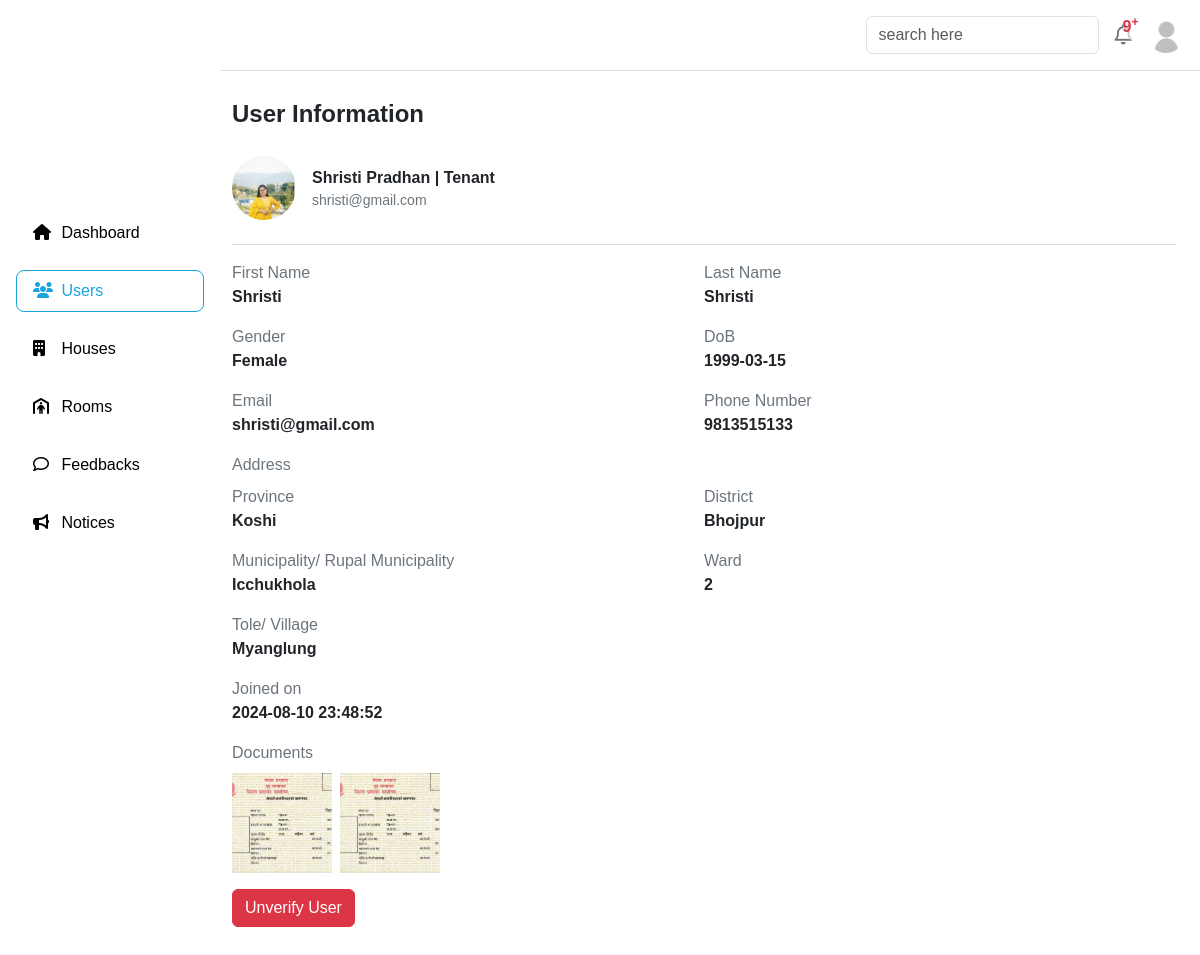
Page /admin/user-detail/2 on the committed database.
### tables this page shows
CREATE TABLE `user_tb` (
  `user_id` int(11) NOT NULL,
  `first_name` varchar(12) NOT NULL,
  `last_name` varchar(15) NOT NULL,
  `gender` varchar(7) NOT NULL,
  `dob` date NOT NULL,
  `email` varchar(254) NOT NULL,
  `password` varchar(255) NOT NULL,
  `phone_number` varchar(15) NOT NULL,
  `province` varchar(20) NOT NULL,
  `district` varchar(20) NOT NULL,
  `municipality_rural` varchar(40) NOT NULL,
  `ward` int(11) NOT NULL,
  `tole_village` varchar(30) NOT NULL,
  `role` varchar(9) NOT NULL,
  `profile_photo` varchar(250) NOT NULL,
  `kyc_front` varchar(250) NOT NULL,
  `kyc_back` varchar(250) NOT NULL,
  `registration_date` datetime NOT NULL,
  `flag` varchar(10) DEFAULT NULL
);

### classes/user.php (called while the page is built, shortened)
<?php
require_once __DIR__ . '/../app/connection.php';
class User
{
    public $name = [
        'first' => '',
        'last' => ''
    ];
    private $phoneNumber;
    public function __construct()
    {
        $this->name = [
            'first' => '',
            'last' => ''
        ];
        $this->phoneNumber = "";
    }
    public function getPhoneNumber()
    {
        return $this->phoneNumber;
    }
    public function getFullName()
    {
        return ucfirst($this->name['first']) . ' ' . ucfirst($this->name['last']);
    }
    public function set($firstName, $lastName, $gender, $dob, $email, $phoneNumber, $province, $district, $municipalityRural, $ward, $toleVillage, $role, $flag, $profilePhoto, $kycFront, $kycBack, $registrationDate)
    {
        $this->name = [
            'first' => $firstName,
            'last' => $lastName
        ];
        $this->gender = $gender;
        $this->dob = $dob;
        $this->email = $email;
        $this->phoneNumber = $phoneNumber;
        $this->address = [
            'province' => $province,
            'district' => $district,
            'municipalityRural' => $municipalityRural,
            'ward' => $ward,
            'toleVillage' => $toleVillage,
        ];
        $this->role = $role;
        $this->flag = $flag;
        $this->profilePhoto = $profilePhoto;
        $this->registrationDate = $registrationDate;
    }
    public function fetch($userId, $howMuch)
    {
        global $conn;
        $userExists = false;
        $query = $howMuch == "all" ? "SELECT * FROM user_tb WHERE user_id = '$userId' LIMIT 1" : "SELECT first_name, last_name, role, email, flag, profile_photo FROM user_tb WHERE user_id = '$userId'";
        $result = mysqli_query($conn, $query);
        if ($result->num_rows > 0) {
            $userExists = true;
            $dbData = $result->fetch_assoc();
        }
        return $userExists;
    }
}

### pages/admin/user-detail.php (the view, shortened to what this page needs)
<?php
require_once __DIR__ . '/../../classes/admin.php';
require_once __DIR__ . '/../../classes/user.php';
$userObj = new User();
$userExists = $userObj->fetch($userId, "all");
?>
<!DOCTYPE html>
<html lang="en">
<head>
    <link rel="stylesheet" href="https://cdnjs.cloudflare.com/ajax/libs/font-awesome/6.6.0/css/all.min.css"
 />
    <link href="https://cdn.jsdelivr.net/npm/bootstrap@5.3.3/dist/css/bootstrap.min.css" rel="stylesheet"
>
    <link rel="stylesheet" href="/rentrover/bootstrap/bootstrap-css-5.3.3/bootstrap.min.css">
    <link rel="stylesheet" href="/rentrover/css/style.css">
    <link rel="stylesheet" href="/rentrover/css/aside.css">
    <link rel="stylesheet" href="/rentrover/css/popup-alert.css">
    <link rel="stylesheet" href="/rentrover/css/user-detail.css">
</head>
<body>
    <?php require_once __DIR__ . '/sections/aside.php'; ?>
    <main>
        <section class="d-nones d-flex flex-column user-profile-container profile-content">
            <?php
            if($userExists) {
                ?>
                <p class="m-0 fs-4 fw-semibold"> User Information </p>
                <div class="d-flex flex-row gap-3 mt-4 align-items-center photo-username-email">
                    <div class="photo">
                        <?php
                        $profilePhotoSrc = ($userObj->profilePhoto != '') ? "/rentrover/uploads/users/$userObj->profilePhoto" : "/rentrover/uploads/blank.jpg";
                        ?>
                        <img src="<?= $profilePhotoSrc ?>" alt="">
                    </div>
                    <div class="username-email">
                        <p class="m-0 fw-semibold"> <?= $userObj->getFullName() ?> | <?= ucfirst($userObj->role) ?> </p>
                        <p class="m-0 text-secondary small"> <?= $userObj->email ?> </p>
                    </div>
                </div>
                <hr class="mt-4 text-secondary" />
                <div class="d-nones mb-3 profile-informations">
                    <div class="d-flex">
                        <div class="w-50">
                            <p class="m-0 text-secondary"> First Name </p>
                            <p class="m-0 fw-semibold"> <?= ucfirst($userObj->name['first']) ?> </p>
                        </div>
                        <div class="w-50">
                            <p class="m-0 text-secondary"> Last Name </p>
                            <p class="m-0 fw-semibold"> <?= ucfirst($userObj->name['first']) ?> </p>
                        </div>
                    </div>
                    <div class="mt-3 d-flex">
                        <div class="w-50">
                            <p class="m-0 text-secondary"> Gender </p>
                            <p class="m-0 fw-semibold"> <?= ucfirst($userObj->gender) ?> </p>
                        </div>
                        <div class="w-50">
                            <p class="m-0 text-secondary"> DoB </p>
                            <p class="m-0 fw-semibold"> <?= $userObj->dob ?> </p>
                        </div>
                    </div>
                    <div class="mt-3 d-flex">
                        <div class="w-50">
                            <p class="m-0 text-secondary"> Email </p>
                            <p class="m-0 fw-semibold"> <?= $userObj->email ?> </p>
                        </div>
                        <div class="w-50">
                            <p class="m-0 text-secondary"> Phone Number </p>
                            <p class="m-0 fw-semibold"> <?= $userObj->getPhoneNumber() ?> </p>
                        </div>
                    </div>
                    <p class="m-0 mt-3 text-secondary"> Address </p>
                    <div class="d-flex flex-column">
                        <div class="d-flex">
                            <div class="w-50">
                                <p class="m-0 mt-2 text-secondary"> Province </p>
                                <p class="m-0 fw-semibold"> <?= ucfirst($userObj->address['province']) ?> </p>
                            </div>
                            <div class="w-50">
                                <p class="m-0 mt-2 text-secondary"> District </p>
                                <p class="m-0 fw-semibold"> <?= ucfirst($userObj->address['district']) ?> </p>
                            </div>
                        </div>
                        <div class="d-flex">
                            <div class="w-50">
                                <p class="m-0 mt-3 text-secondary"> Municipality/ Rupal Municipality </p>
                                <p class="m-0 fw-semibold"> <?= ucfirst($userObj->address['municipalityRural']) ?> </p>
                            </div>
                            <div class="w-50">
                                <p class="m-0 mt-3 text-secondary"> Ward </p>
                                <p class="m-0 fw-semibold"> <?= $userObj->address['ward'] ?> </p>
                            </div>
                        </div>
                        <div class="w-100">
                            <p class="m-0 mt-3 text-secondary"> Tole/ Village </p>
                            <p class="m-0 fw-semibold"> <?= ucfirst($userObj->address['toleVillage']) ?> </p>
                        </div>
                        <div class="w-100">
                            <p class="m-0 mt-3 text-secondary"> Joined on </p>
                            <p class="m-0 fw-semibold"> <?= ucfirst($userObj->registrationDate) ?> </p>
                        </div>
                    </div>
                    <p class="m-0 mt-3 text-secondary"> Documents </p>
                    <?php
                    if ($userObj->kyc['front'] == '' || $userObj->kyc['back'] == '') {
                        ?>
                        <p class="text-danger mb-3 mt-2"> User has not uploaded the KYC documents yet. </p>
                        <?php
                    } else {
                        ?>
                        <div class="d-flex flex-row gap-2 mt-2 document-div">
                            <div class="document">
                                <?php
                                $frontKyc = $userObj->kyc['front'];
                                $frontKycSrc = ($userObj->kyc['front'] != '') ? "/rentrover/uploads/kycs/$frontKyc" : "/rentrover/uploads/blank.jpg";
                                ?>
                                <img src="<?= $frontKycSrc; ?>" class="pointer" alt="" id="document-1">
                            </div>
                            <div class="document">
                                <?php
                                $backKyc = $userObj->kyc['back'];
                                $backKycSrc = ($userObj->kyc['back'] != '') ? "/rentrover/uploads/kycs/$backKyc" : "/rentrover/uploads/blank.jpg";
                                ?>
                                <img src="<?= $backKycSrc; ?>" class="pointer" alt="" id="document-1">
                            </div>
                        </div>
                        <?php
                    }
                    ?>
                    <div class="d-flex flex-row gap-2 mt-3 action">
                        <?php
                        if($userObj->flag == 'verified') {
                            ?>
                            <button class="btn btn-danger" id="unverify-user-btn"> Unverify User </button>
                            <?php
                        } elseif($userObj->flag == 'on-hold') {
                            ?>
                            <button class="btn btn-success" id="verify-user-btn"> Verify User </button>
                           <?php
                        } elseif($userObj->flag == 'pending') {
                            ?>
                            <p class="text-danger"> This account is not verfied yet. </p>
                            <?php
                        }
                        ?>
                    </div>
                </div>
                <?php
            } else {
                ?>
                <p class="m-0 text fs-1 fw-bold"> User not found! </p>
                <?php
            }
            ?>
        </section>
    </main>
</body>
</html>

### rows in the picture
user_tb: profile_photo (picture), $userObj->getFullName() "Shristi Pradhan", role "Tenant", email "shristi@gmail.com", first_name "Shristi", gender "Female", dob "1999-03-15", phone_number "9813515133", province "Koshi", district "Bhojpur", municipality_rural "Icchukhola", ward "2", tole_village "Myanglung", registration_date "2024-08-10 23:48:52", kyc_front (picture), kyc_back (picture)
